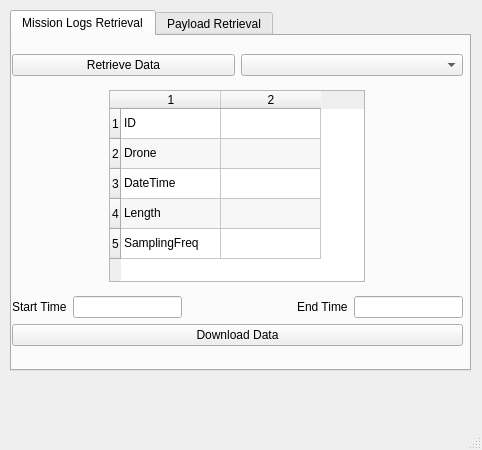
<?xml version="1.0" encoding="UTF-8"?>
<ui version="4.0">
 <class>MainWindow</class>
 <widget class="QMainWindow" name="MainWindow">
  <property name="geometry">
   <rect>
    <x>0</x>
    <y>0</y>
    <width>482</width>
    <height>450</height>
   </rect>
  </property>
  <property name="windowTitle">
   <string>MainWindow</string>
  </property>
  <widget class="QWidget" name="centralwidget">
   <widget class="QTabWidget" name="tabWidget">
    <property name="geometry">
     <rect>
      <x>10</x>
      <y>10</y>
      <width>461</width>
      <height>361</height>
     </rect>
    </property>
    <property name="currentIndex">
     <number>0</number>
    </property>
    <widget class="QWidget" name="tab">
     <attribute name="title">
      <string>Mission Logs Retrieval</string>
     </attribute>
     <widget class="QWidget" name="verticalLayoutWidget">
      <property name="geometry">
       <rect>
        <x>0</x>
        <y>10</y>
        <width>451</width>
        <height>311</height>
       </rect>
      </property>
      <layout class="QVBoxLayout" name="verticalLayout" stretch="0,3,1">
       <item>
        <layout class="QHBoxLayout" name="selectorBox">
         <item>
          <widget class="QPushButton" name="MissionRetriveButton">
           <property name="text">
            <string>Retrieve Data</string>
           </property>
          </widget>
         </item>
         <item>
          <widget class="QComboBox" name="databaseIDCombo"/>
         </item>
        </layout>
       </item>
       <item>
        <layout class="QHBoxLayout" name="detailsBox">
         <item>
          <widget class="QTableWidget" name="detailsTable">
           <property name="sizePolicy">
            <sizepolicy hsizetype="Fixed" vsizetype="Fixed">
             <horstretch>0</horstretch>
             <verstretch>0</verstretch>
            </sizepolicy>
           </property>
           <property name="alternatingRowColors">
            <bool>true</bool>
           </property>
           <property name="rowCount">
            <number>5</number>
           </property>
           <property name="columnCount">
            <number>2</number>
           </property>
           <row/>
           <row/>
           <row/>
           <row/>
           <row/>
           <column/>
           <column/>
           <item row="0" column="0">
            <property name="text">
             <string>ID</string>
            </property>
           </item>
           <item row="0" column="1">
            <property name="text">
             <string/>
            </property>
           </item>
           <item row="1" column="0">
            <property name="text">
             <string>Drone</string>
            </property>
           </item>
           <item row="1" column="1">
            <property name="text">
             <string/>
            </property>
           </item>
           <item row="2" column="0">
            <property name="text">
             <string>DateTime</string>
            </property>
           </item>
           <item row="2" column="1">
            <property name="text">
             <string/>
            </property>
           </item>
           <item row="3" column="0">
            <property name="text">
             <string>Length</string>
            </property>
           </item>
           <item row="3" column="1">
            <property name="text">
             <string/>
            </property>
           </item>
           <item row="4" column="0">
            <property name="text">
             <string>SamplingFreq</string>
            </property>
           </item>
          </widget>
         </item>
        </layout>
       </item>
       <item>
        <layout class="QVBoxLayout" name="downloadBox">
         <item>
          <layout class="QHBoxLayout" name="timelineBox">
           <item>
            <widget class="QLabel" name="startLabel">
             <property name="text">
              <string>Start Time</string>
             </property>
            </widget>
           </item>
           <item>
            <widget class="QLineEdit" name="StartTimeLabel"/>
           </item>
           <item>
            <spacer name="horizontalSpacer">
             <property name="orientation">
              <enum>Qt::Orientation::Horizontal</enum>
             </property>
             <property name="sizeHint" stdset="0">
              <size>
               <width>40</width>
               <height>20</height>
              </size>
             </property>
            </spacer>
           </item>
           <item>
            <widget class="QLabel" name="endLabel">
             <property name="text">
              <string>End Time</string>
             </property>
            </widget>
           </item>
           <item>
            <widget class="QLineEdit" name="EndTimeEdit"/>
           </item>
          </layout>
         </item>
         <item>
          <layout class="QHBoxLayout" name="downloadButtonBox">
           <item>
            <widget class="QPushButton" name="missionDownloadButton">
             <property name="text">
              <string>Download Data</string>
             </property>
            </widget>
           </item>
          </layout>
         </item>
        </layout>
       </item>
      </layout>
     </widget>
    </widget>
    <widget class="QWidget" name="tab_2">
     <attribute name="title">
      <string>Payload Retrieval</string>
     </attribute>
     <widget class="QWidget" name="verticalLayoutWidget_2">
      <property name="geometry">
       <rect>
        <x>0</x>
        <y>10</y>
        <width>451</width>
        <height>301</height>
       </rect>
      </property>
      <layout class="QVBoxLayout" name="verticalLayout_2" stretch="1,3,1">
       <item>
        <layout class="QHBoxLayout" name="horizontalLayout">
         <item>
          <widget class="QPushButton" name="payloadMissionButton">
           <property name="text">
            <string>Confirm Mission ID</string>
           </property>
          </widget>
         </item>
         <item>
          <widget class="QComboBox" name="payloadMissionCombo"/>
         </item>
        </layout>
       </item>
       <item>
        <layout class="QHBoxLayout" name="horizontalLayout_3">
         <item>
          <widget class="QListWidget" name="payloadList"/>
         </item>
        </layout>
       </item>
       <item>
        <layout class="QHBoxLayout" name="horizontalLayout_2">
         <item>
          <widget class="QPushButton" name="payloadDownloadButton">
           <property name="text">
            <string>Download Data</string>
           </property>
          </widget>
         </item>
        </layout>
       </item>
      </layout>
     </widget>
    </widget>
   </widget>
  </widget>
  <widget class="QMenuBar" name="menubar">
   <property name="geometry">
    <rect>
     <x>0</x>
     <y>0</y>
     <width>482</width>
     <height>33</height>
    </rect>
   </property>
  </widget>
  <widget class="QStatusBar" name="statusbar"/>
 </widget>
 <resources/>
 <connections/>
</ui>
